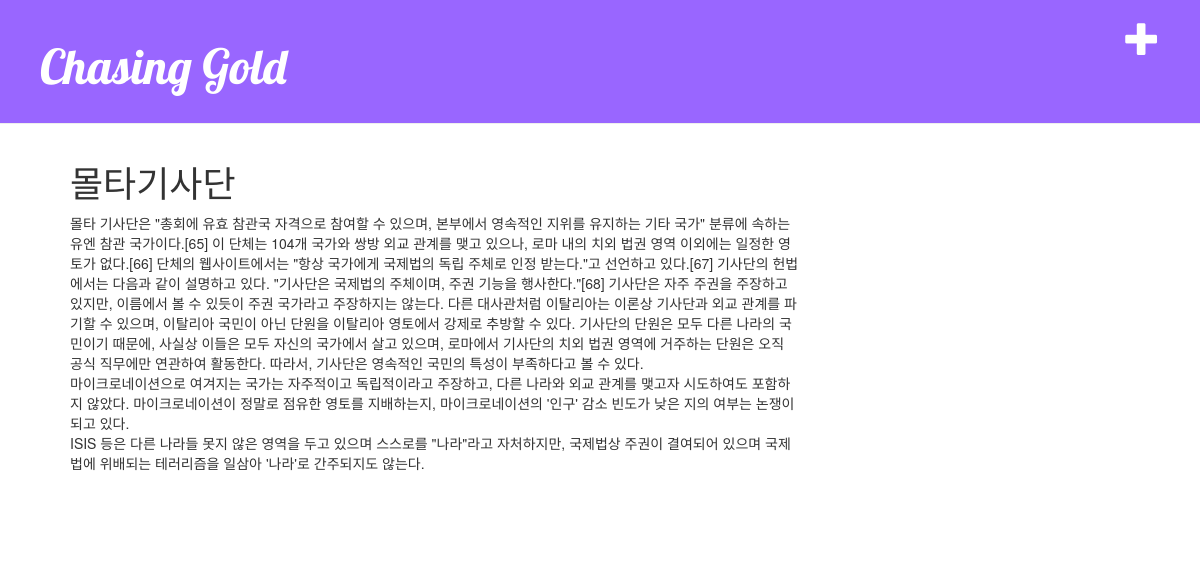
The app's page /post/1/ with its own data.
### blog/models.py (models this page shows, shortened)
class Post(models.Model):
	author = models.ForeignKey('auth.User')
	title = models.CharField(max_length=200)
	text = models.TextField()
	created_date = models.DateTimeField(
		default=timezone.now)
	published_date = models.DateTimeField(
		blank=True, null=True)

### blog/views.py (the view)
# urls.py: url(r'^post/(?P<pk>[0-9]+)/$', views.post_detail, name='post_detail'),
def post_detail(request, pk):
	post = get_object_or_404(Post, pk=pk)
	return render(request, 'blog/post_detail.html', {'post':post})

### blog/templates/blog/post_detail.html (shortened to what this page needs)
{% extends 'blog/base.html' %}
{% block content %}
    <div class="post">
        <h1>{{ post.title }}</h1>
        <p>{{ post.text|linebreaksbr }}</p>
    </div>
{% endblock %}

### blog/templates/blog/base.html (shortened to what this page needs)
{% load staticfiles %}
<html>
<head>
<link rel="stylesheet" href="//maxcdn.bootstrapcdn.com/bootstrap/3.2.0/css/bootstrap.min.css">
<link rel="stylesheet" href="//maxcdn.bootstrapcdn.com/bootstrap/3.2.0/css/bootstrap-theme.min.css">
<link rel="stylesheet" href="{% static 'css/blog.css' %}">
</head>
<body>
	<div class="page-header">
		<a href="{% url 'post_new' %}" class="top-menu"><span class="glyphicon glyphicon-plus"></span></a>
		<h1><a href="/">Chasing Gold</a></h1>
	</div>
	<div class="content container">
		<div class="col-md-8">
			{% block content %}
			{% endblock %}
		</div>
	</div>
</body>
</html>

### blog/static/css/blog.css (style rules this page uses)
h1 a { color: #9999ff; font-family: 'Lobster'; }
.page-header { background-color: #9966ff; margin-top: 0; padding: 20px 20px 20px 40px; }
.page-header h1, .page-header h1 a, .page-header h1 a:visited, .page-header h1 a:active { color: #ffffff; font-size: 36pt; text-decoration: none; }
.content { margin-left: 40px; }
h1, h2, h3, h4 { font-family: 'Lobster', cursive; }
.top-menu, .top-menu:hover, .top-menu:visited { color: #ffffff; float: right; font-size: 26pt; margin-right: 20px; }
.post { margin-bottom: 70px; }

### records on screen
Post: title "몰타기사단", text "몰타 기사단은 \"총회에 유효 참관국 자격으로 참여할 수 있으며, 본부에서 영속적인 지위를 유지하는 기타 국가\" 분류에 속하는 유엔 참관 국가이다.[65] 이 단체는 104개 국가와 쌍방 외교 관계를 맺고 있으나, 로마 내의 치외 법권 영역 이외에는 일정한 영토가 없다.[66] 단체의 웹사이트에서는 \"항상 국가에게 국제법의 독립 주체로 인정 받는다.\"고 선언하고 있다.[67] 기사단의 헌법 에서는 다음과 같이 설명하고 있다. \"기사단은 국제법의 주체이며, 주권 기능을 행사한다.\"[68] 기사단은 자주 주권을 주장하고 있지만, 이름에서 볼 수 있듯이 주권 국가라고 주장하지는 않는다. 다른 대사관처럼 이탈리아는 이론상 기사단과 외교 관계를 파기할 수 있으며, 이탈리아 국민이 아닌 단원을 이탈리아 영토에서 강제로 추방할 수 있다. 기사단의 단원은 모두 다른 나라의 국민이기 때문에, 사실상 이들은 모두 자신의 국가에서 살고 있으며, 로마에서 기사단의 치외 법권 영역에 거주하는 단원은 오직 공식 직무에만 연관하여 활동한다. 따라서, 기사단은 영속적인 국민의 특성이 부족하다고 볼 수 있다. 마이크로네이션으로 여겨지는 국가는 자주적이고 독립적이라고 주장하고, 다른 나라와 외교 관계를 맺고자 시도하여도 포함하지 않았다. 마이크로네이션이 정말로 점유한 영토를 지배하는지, 마이크로네이션의 '인구' 감소 빈도가 낮은 지의 여부는 논쟁이 되고 있다.…"
